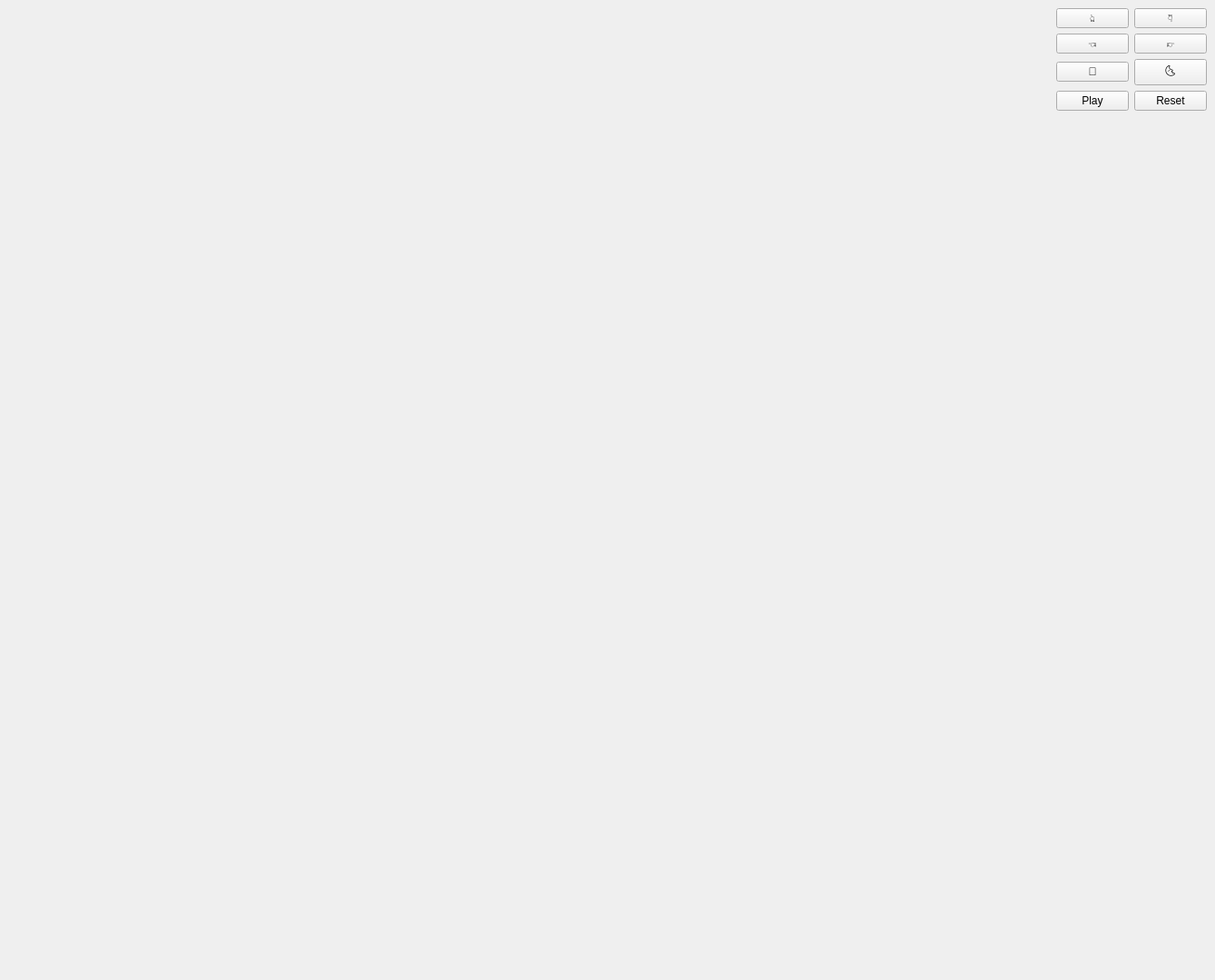
<?xml version="1.0" encoding="UTF-8"?>
<ui version="4.0">
 <class>Widget</class>
 <widget class="QWidget" name="Widget">
  <property name="geometry">
   <rect>
    <x>0</x>
    <y>0</y>
    <width>1339</width>
    <height>1080</height>
   </rect>
  </property>
  <property name="windowTitle">
   <string>xAnatomy</string>
  </property>
  <property name="styleSheet">
   <string notr="true"/>
  </property>
  <layout class="QHBoxLayout" name="horizontalLayout" stretch="7,1">
   <property name="leftMargin">
    <number>0</number>
   </property>
   <property name="topMargin">
    <number>0</number>
   </property>
   <property name="rightMargin">
    <number>0</number>
   </property>
   <property name="bottomMargin">
    <number>0</number>
   </property>
   <item>
    <widget class="QWidget" name="widget" native="true">
     <layout class="QGridLayout" name="gridLayout">
      <property name="leftMargin">
       <number>0</number>
      </property>
      <property name="topMargin">
       <number>0</number>
      </property>
      <property name="rightMargin">
       <number>0</number>
      </property>
      <property name="bottomMargin">
       <number>0</number>
      </property>
      <item row="0" column="0">
       <widget class="SagittalWidget" name="widget_sagittal" native="true"/>
      </item>
      <item row="0" column="1">
       <widget class="CoronalWidget" name="widget_coronal" native="true"/>
      </item>
      <item row="1" column="0">
       <widget class="AxialWidget" name="widget_axial" native="true"/>
      </item>
      <item row="1" column="1">
       <widget class="VolumeWidget" name="widget_volume" native="true">
        <property name="styleSheet">
         <string notr="true"/>
        </property>
       </widget>
      </item>
     </layout>
    </widget>
   </item>
   <item>
    <widget class="QWidget" name="widget_2" native="true">
     <layout class="QVBoxLayout" name="verticalLayout">
      <item>
       <layout class="QGridLayout" name="gridLayout_2">
        <item row="1" column="1">
         <widget class="QPushButton" name="pushButton_right">
          <property name="text">
           <string>👉</string>
          </property>
         </widget>
        </item>
        <item row="2" column="1">
         <widget class="QPushButton" name="pushButton_rotate_inv">
          <property name="text">
           <string>🌜</string>
          </property>
         </widget>
        </item>
        <item row="1" column="0">
         <widget class="QPushButton" name="pushButton_left">
          <property name="text">
           <string>👈</string>
          </property>
         </widget>
        </item>
        <item row="0" column="1">
         <widget class="QPushButton" name="pushButton_down">
          <property name="text">
           <string>👇</string>
          </property>
         </widget>
        </item>
        <item row="2" column="0">
         <widget class="QPushButton" name="pushButton_rotate">
          <property name="text">
           <string>🌛</string>
          </property>
         </widget>
        </item>
        <item row="0" column="0">
         <widget class="QPushButton" name="pushButton_up">
          <property name="text">
           <string>👆</string>
          </property>
         </widget>
        </item>
        <item row="3" column="0">
         <widget class="QPushButton" name="pushButton_playSlice">
          <property name="text">
           <string>Play</string>
          </property>
         </widget>
        </item>
        <item row="3" column="1">
         <widget class="QPushButton" name="pushButton_reset">
          <property name="text">
           <string>Reset</string>
          </property>
         </widget>
        </item>
       </layout>
      </item>
      <item>
       <spacer name="verticalSpacer">
        <property name="orientation">
         <enum>Qt::Vertical</enum>
        </property>
        <property name="sizeHint" stdset="0">
         <size>
          <width>20</width>
          <height>976</height>
         </size>
        </property>
       </spacer>
      </item>
     </layout>
    </widget>
   </item>
  </layout>
 </widget>
 <customwidgets>
  <customwidget>
   <class>SagittalWidget</class>
   <extends>QWidget</extends>
   <header>sagittalwidget.h</header>
   <container>1</container>
  </customwidget>
  <customwidget>
   <class>CoronalWidget</class>
   <extends>QWidget</extends>
   <header>coronalwidget.h</header>
   <container>1</container>
  </customwidget>
  <customwidget>
   <class>AxialWidget</class>
   <extends>QWidget</extends>
   <header>axialwidget.h</header>
   <container>1</container>
  </customwidget>
  <customwidget>
   <class>VolumeWidget</class>
   <extends>QWidget</extends>
   <header>volumewidget.h</header>
   <container>1</container>
  </customwidget>
 </customwidgets>
 <resources>
  <include location="../xAnatomy.qrc"/>
 </resources>
 <connections/>
</ui>
